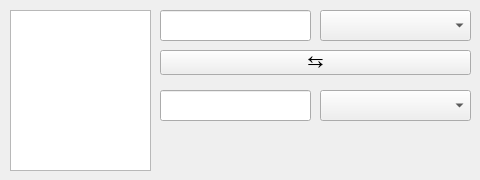
    <widget class="QWidget" name="page_3">
     <widget class="QLineEdit" name="lineEdit_con_input">
      <property name="geometry">
       <rect>
        <x>160</x>
        <y>10</y>
        <width>151</width>
        <height>31</height>
       </rect>
      </property>
     </widget>
     <widget class="QLineEdit" name="lineEdit_con_output">
      <property name="geometry">
       <rect>
        <x>160</x>
        <y>90</y>
        <width>151</width>
        <height>31</height>
       </rect>
      </property>
     </widget>
     <widget class="QComboBox" name="comboBox_con_input">
      <property name="geometry">
       <rect>
        <x>320</x>
        <y>10</y>
        <width>151</width>
        <height>31</height>
       </rect>
      </property>
     </widget>
     <widget class="QComboBox" name="comboBox_con_output">
      <property name="geometry">
       <rect>
        <x>320</x>
        <y>90</y>
        <width>151</width>
        <height>31</height>
       </rect>
      </property>
     </widget>
     <widget class="QListWidget" name="listWidget">
      <property name="geometry">
       <rect>
        <x>10</x>
        <y>10</y>
        <width>141</width>
        <height>161</height>
       </rect>
      </property>
     </widget>
     <widget class="QPushButton" name="con_change">
      <property name="geometry">
       <rect>
        <x>160</x>
        <y>50</y>
        <width>311</width>
        <height>25</height>
       </rect>
      </property>
      <property name="font">
       <font>
        <pointsize>14</pointsize>
       </font>
      </property>
      <property name="text">
       <string>⇆</string>
      </property>
     </widget>
    </widget>
